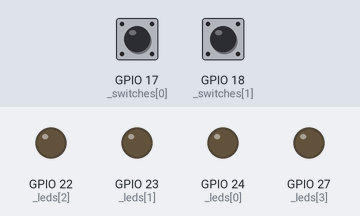
Bench run of a program on a simulated Raspberry Pi (BCM pin numbers). On the bench: output pins drawn as LEDs (lit = HIGH). Dashed ring = blinking. The inputs (shaded band) are chosen by the test bench; at power-on: GPIO 17 (_switches[0]) HIGH, GPIO 18 (_switches[1]) HIGH. Threads take turns every 2 ms.

Above: at 1.2 s.
1.3 s: GPIO 17 (_switches[0]) pulled LOW for 0.15 s
At 1.65 s:
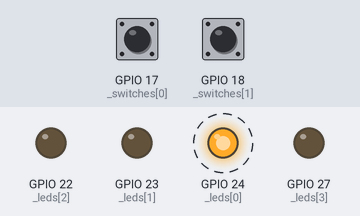
4.3 s: GPIO 18 (_switches[1]) pulled LOW for 0.15 s
At 5.5 s:
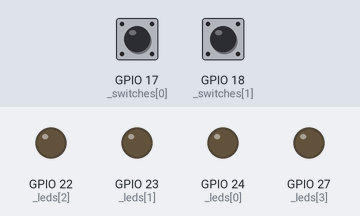
5.9 s: GPIO 17 (_switches[0]) pulled LOW for 1 s
At 6.45 s:
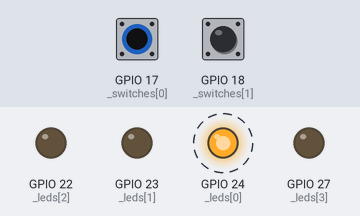
8.9 s: GPIO 18 (_switches[1]) pulled LOW for 1 s
At 9.2 s:
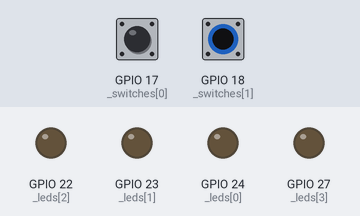
Timing chart, 0 to 11.9 s (numbered marks = the images above; inputs shaded):
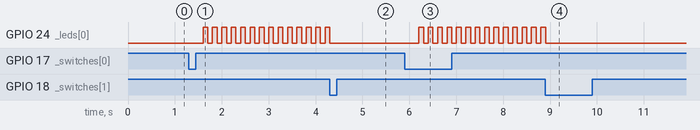

The program:

simple_interface.py
```python
import time
import traceback
from threading import Thread
import RPi.GPIO as GPIO

_leds = [24, 23, 22, 27]
_switches = [17, 18]


class LEDState:
    def __init__(self, on=False, blink_interval=0):
        self.on = on
        self.blink_interval = blink_interval
        self.current = 1
        self.current_dur = 0

class SimpleInterface(Thread):
    def __init__(self):
        super().__init__()

        GPIO.setmode(GPIO.BCM)
        for p in _leds:
            GPIO.setup(p, GPIO.OUT)
            GPIO.output(p, 0)

        for p in _switches:
            GPIO.setup(p, GPIO.IN, pull_up_down=GPIO.PUD_UP)

        self._led_states = [LEDState() for _ in _leds]
        self._switch_pressed = [False for _ in _switches]
        self._switch_callbacks = [lambda: None for _ in _switches]
        self._running = True
        self.start()

    def run(self):
        while self._running:
            for i, p in enumerate(self._led_states):
                if not p.on:
                    GPIO.output(_leds[i], 0)
                elif p.blink_interval > 0:
                    if p.current_dur >= p.blink_interval:
                        p.current = 1 - p.current
                        p.current_dur = 0
                        GPIO.output(_leds[i], p.current)
                    p.current_dur += 1
                else:
                    GPIO.output(_leds[i], 1)

            for i, p in enumerate(self._switch_pressed):
                if self.is_pressed(i) and not p:
                    self._switch_callbacks[i]()

            self._switch_pressed = [self.is_pressed(i) for i in range(len(_switches))]


            time.sleep(.1)

    def close(self):
        self._running = False
        GPIO.cleanup()

    def set_led(self, i, state):
        if self._led_states[i].on == state.on and \
                self._led_states[i].blink_interval == state.blink_interval:
            return
        self._led_states[i] = state

    def on_switch(self, i, func):
        self._switch_callbacks[i] = func

    def is_pressed(self, i):
        return GPIO.input(_switches[i]) == 0


if __name__ == '__main__':
    interf = SimpleInterface()
    interf.on_switch(0, lambda: interf.set_led(0, LEDState(on=True, blink_interval=1)))
    interf.on_switch(1, lambda: interf.set_led(0, LEDState(on=False)))
    try:
        while True:
            time.sleep(1.)

    except Exception as e:
        traceback.print_exc()
    finally:
        interf.close()
```

Measured:
- after the input at 1.3 s, GPIO 24 (_leds[0]): alternates HIGH for 0.10 s and LOW for 0.10 s, starting after 0.30 s
- after the input at 4.3 s, GPIO 24 (_leds[0]): goes on until 4.3 s, then stays LOW
- after the input at 5.9 s, GPIO 24 (_leds[0]): alternates HIGH for 0.10 s and LOW for 0.10 s, starting after 0.30 s
- after the input at 8.9 s, GPIO 24 (_leds[0]): goes on until 8.9 s, then stays LOW
